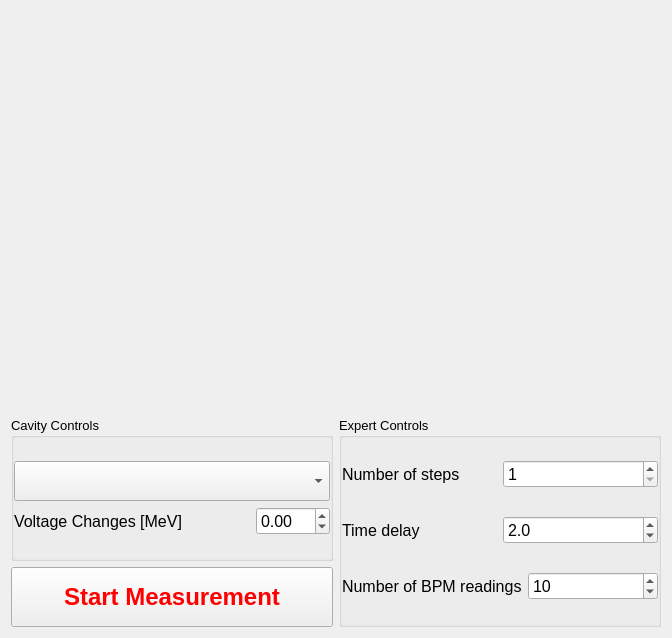
      <widget class="QWidget" name="tab">
       <attribute name="title">
        <string>Dispersion Measurement</string>
       </attribute>
       <layout class="QGridLayout" name="gridLayout_2">
        <item row="0" column="0" colspan="2">
         <widget class="QWidget" name="w_disp" native="true">
          <property name="sizePolicy">
           <sizepolicy hsizetype="Expanding" vsizetype="Expanding">
            <horstretch>0</horstretch>
            <verstretch>0</verstretch>
           </sizepolicy>
          </property>
          <property name="minimumSize">
           <size>
            <width>650</width>
            <height>400</height>
           </size>
          </property>
          <property name="styleSheet">
           <string notr="true"/>
          </property>
         </widget>
        </item>
        <item row="2" column="0">
         <widget class="QGroupBox" name="groupBox_8">
          <property name="sizePolicy">
           <sizepolicy hsizetype="Expanding" vsizetype="Preferred">
            <horstretch>0</horstretch>
            <verstretch>0</verstretch>
           </sizepolicy>
          </property>
          <property name="minimumSize">
           <size>
            <width>0</width>
            <height>144</height>
           </size>
          </property>
          <property name="font">
           <font>
            <pointsize>10</pointsize>
           </font>
          </property>
          <property name="title">
           <string>Cavity Controls</string>
          </property>
          <layout class="QGridLayout" name="gridLayout_3">
           <property name="leftMargin">
            <number>0</number>
           </property>
           <property name="topMargin">
            <number>0</number>
           </property>
           <property name="rightMargin">
            <number>0</number>
           </property>
           <property name="bottomMargin">
            <number>0</number>
           </property>
           <item row="0" column="0">
            <layout class="QGridLayout" name="gridLayout_34">
             <item row="1" column="0">
              <widget class="QComboBox" name="cb_cav_list">
               <property name="sizePolicy">
                <sizepolicy hsizetype="Preferred" vsizetype="Fixed">
                 <horstretch>0</horstretch>
                 <verstretch>0</verstretch>
                </sizepolicy>
               </property>
               <property name="minimumSize">
                <size>
                 <width>0</width>
                 <height>40</height>
                </size>
               </property>
               <property name="font">
                <font>
                 <pointsize>14</pointsize>
                </font>
               </property>
              </widget>
             </item>
             <item row="2" column="0">
              <layout class="QHBoxLayout" name="horizontalLayout_26">
               <item>
                <widget class="QLabel" name="label_9">
                 <property name="font">
                  <font>
                   <pointsize>12</pointsize>
                  </font>
                 </property>
                 <property name="text">
                  <string>Voltage Changes [MeV]</string>
                 </property>
                </widget>
               </item>
               <item>
                <spacer name="horizontalSpacer">
                 <property name="orientation">
                  <enum>Qt::Horizontal</enum>
                 </property>
                 <property name="sizeHint" stdset="0">
                  <size>
                   <width>40</width>
                   <height>20</height>
                  </size>
                 </property>
                </spacer>
               </item>
               <item>
                <widget class="QDoubleSpinBox" name="sb_voltage">
                 <property name="sizePolicy">
                  <sizepolicy hsizetype="Expanding" vsizetype="Fixed">
                   <horstretch>0</horstretch>
                   <verstretch>0</verstretch>
                  </sizepolicy>
                 </property>
                 <property name="font">
                  <font>
                   <pointsize>12</pointsize>
                  </font>
                 </property>
                 <property name="locale">
                  <locale language="English" country="UnitedStates"/>
                 </property>
                 <property name="minimum">
                  <double>-20.000000000000000</double>
                 </property>
                 <property name="maximum">
                  <double>20.000000000000000</double>
                 </property>
                 <property name="singleStep">
                  <double>0.500000000000000</double>
                 </property>
                 <property name="value">
                  <double>0.000000000000000</double>
                 </property>
                </widget>
               </item>
              </layout>
             </item>
            </layout>
           </item>
          </layout>
         </widget>
        </item>
        <item row="2" column="1" rowspan="2">
         <widget class="QGroupBox" name="groupBox_7">
          <property name="sizePolicy">
           <sizepolicy hsizetype="Expanding" vsizetype="Preferred">
            <horstretch>0</horstretch>
            <verstretch>0</verstretch>
           </sizepolicy>
          </property>
          <property name="minimumSize">
           <size>
            <width>0</width>
            <height>100</height>
           </size>
          </property>
          <property name="font">
           <font>
            <pointsize>10</pointsize>
           </font>
          </property>
          <property name="title">
           <string>Expert Controls</string>
          </property>
          <layout class="QGridLayout" name="gridLayout_31">
           <property name="leftMargin">
            <number>0</number>
           </property>
           <property name="topMargin">
            <number>0</number>
           </property>
           <property name="rightMargin">
            <number>0</number>
           </property>
           <property name="bottomMargin">
            <number>0</number>
           </property>
           <item row="0" column="1">
            <layout class="QHBoxLayout" name="horizontalLayout_31">
             <item>
              <widget class="QLabel" name="label_13">
               <property name="minimumSize">
                <size>
                 <width>0</width>
                 <height>0</height>
                </size>
               </property>
               <property name="font">
                <font>
                 <pointsize>12</pointsize>
                </font>
               </property>
               <property name="text">
                <string>Number of steps</string>
               </property>
              </widget>
             </item>
             <item>
              <widget class="QSpinBox" name="sb_n_steps">
               <property name="font">
                <font>
                 <pointsize>12</pointsize>
                </font>
               </property>
               <property name="minimum">
                <number>1</number>
               </property>
               <property name="maximum">
                <number>5</number>
               </property>
               <property name="value">
                <number>1</number>
               </property>
              </widget>
             </item>
            </layout>
           </item>
           <item row="1" column="1">
            <layout class="QHBoxLayout" name="horizontalLayout_29">
             <item>
              <widget class="QLabel" name="label_11">
               <property name="minimumSize">
                <size>
                 <width>0</width>
                 <height>0</height>
                </size>
               </property>
               <property name="font">
                <font>
                 <pointsize>12</pointsize>
                </font>
               </property>
               <property name="text">
                <string>Time delay</string>
               </property>
              </widget>
             </item>
             <item>
              <widget class="QDoubleSpinBox" name="sb_time_delay">
               <property name="font">
                <font>
                 <pointsize>12</pointsize>
                </font>
               </property>
               <property name="locale">
                <locale language="English" country="UnitedStates"/>
               </property>
               <property name="decimals">
                <number>1</number>
               </property>
               <property name="minimum">
                <double>0.000000000000000</double>
               </property>
               <property name="maximum">
                <double>10.000000000000000</double>
               </property>
               <property name="singleStep">
                <double>1.000000000000000</double>
               </property>
               <property name="value">
                <double>2.000000000000000</double>
               </property>
              </widget>
             </item>
            </layout>
           </item>
           <item row="2" column="1">
            <layout class="QHBoxLayout" name="horizontalLayout_27">
             <item>
              <widget class="QLabel" name="label_10">
               <property name="minimumSize">
                <size>
                 <width>0</width>
                 <height>0</height>
                </size>
               </property>
               <property name="font">
                <font>
                 <pointsize>12</pointsize>
                </font>
               </property>
               <property name="text">
                <string>Number of BPM readings</string>
               </property>
              </widget>
             </item>
             <item>
              <widget class="QSpinBox" name="sb_n_readings">
               <property name="font">
                <font>
                 <pointsize>12</pointsize>
                </font>
               </property>
               <property name="minimum">
                <number>1</number>
               </property>
               <property name="maximum">
                <number>30</number>
               </property>
               <property name="value">
                <number>10</number>
               </property>
              </widget>
             </item>
            </layout>
           </item>
          </layout>
         </widget>
        </item>
        <item row="3" column="0">
         <widget class="QPushButton" name="pb_start_meas">
          <property name="minimumSize">
           <size>
            <width>150</width>
            <height>60</height>
           </size>
          </property>
          <property name="font">
           <font>
            <pointsize>18</pointsize>
            <weight>75</weight>
            <bold>true</bold>
           </font>
          </property>
          <property name="styleSheet">
           <string notr="true">color: rgb(255, 0, 0);</string>
          </property>
          <property name="text">
           <string>Start Measurement</string>
          </property>
         </widget>
        </item>
       </layout>
      </widget>
